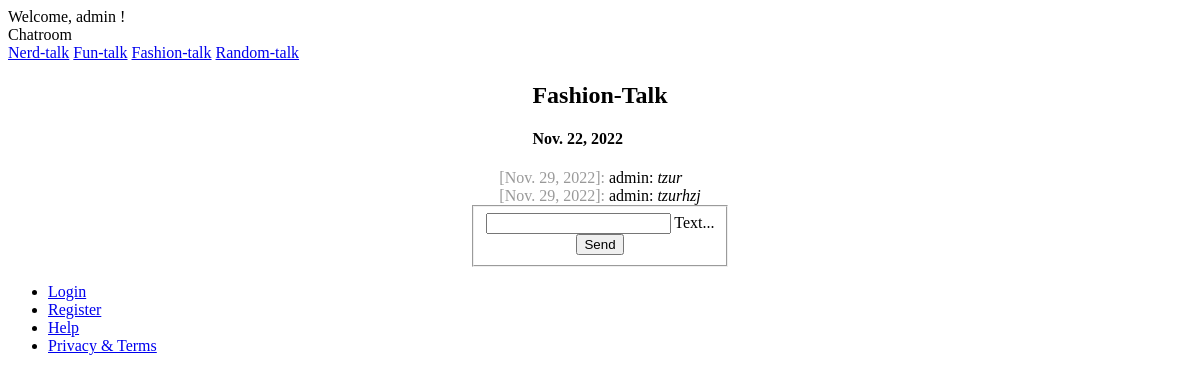
The app's page /chat/4/ (signed in) with its own data.
### chat/models.py (models this page shows)
class Chat(models.Model):
    created_at = models.DateField(default=now)
    name = models.CharField(max_length=30)

class Message(models.Model):
    text = models.CharField(max_length=500)
    created_at = models.DateField(default=now)
    chat = models.ForeignKey(Chat, on_delete=models.CASCADE)
    author = models.ForeignKey(settings.AUTH_USER_MODEL, on_delete=models.CASCADE, related_name='author_message_set')
    receiver = models.ForeignKey(settings.AUTH_USER_MODEL, on_delete=models.CASCADE, related_name='receiver_message_set')

### chat/views.py (the view, shortened to what this page needs)
# urls.py: path('', index),
@login_required(login_url='/login/')
def index(request, id=None):
    myChat = Chat.objects.get(id=get_chat_id_or_default(id))
    chatMessages = Message.objects.filter(chat__id=myChat.pk)
    return render(request, 'chat/index.html', {
        'messages': chatMessages,
        'name': myChat.name,
        'created': myChat.created_at,
        'chatId': myChat.pk,
    })

### chat/common.py (called while the page is built)
def get_chat_id_or_default(id):
    myId = int(id) if id else 2
    return myId if myId > 2 and myId < 6 else 2

### chat/templates/chat/index.html (shortened to what this page needs)
{% extends "base.html" %}
{% block content %} {% load static %}
<div class="d-flex align-items-center flex-direction-column">
  <div>
    <h2>{{ name }}</h2>
    <h4>{{ created }}</h4>
  </div>
  <div id="messageContainer">
    {% for message in messages %}
    <div>
      <span class="color-gray">[{{ message.created_at }}]:</span>
      {{ message.author }}: <i>{{ message.text }}</i>
    </div>
    {% endfor %}
  </div>
  <form onsubmit="saveMessage(); return false;" method="post">
    <fieldset
      id="fieldset"
      class="d-flex justify-content-center align-items-center flex-direction-column"
    >
      <div class="mdl-textfield mdl-js-textfield mdl-textfield--floating-label">
        <input
          class="mdl-textfield__input"
          name="message"
          type="text"
          id="messageField"
        />
        <label class="mdl-textfield__label" for="messageField">Text...</label>
      </div>
      <div>
        <button
          id="sendBtn"
          class="mdl-button mdl-js-button mdl-button--raised mdl-js-ripple-effect mdl-button--accent"
        >
          Send
        </button>
      </div>
    </fieldset>
  </form>
</div>
{% endblock %}

### templates/base.html (shortened to what this page needs)
<!DOCTYPE html>
<html lang="en">
  <head>
    <link
      rel="stylesheet"
      href="https://code.getmdl.io/1.3.0/material.indigo-pink.min.css"
    />
    {% load static %}
    <link rel="stylesheet" href="{% static 'css/style.css' %}" />
  </head>
  <body style="height: max-height: 100vh;">
    <div class="mdl-layout mdl-js-layout mdl-layout--fixed-header">
      <header class="mdl-layout__header">
        <div class="mdl-layout__header-row">
          <span class="mdl-layout-title">
            {% if request.user.is_authenticated %}
            <span>Welcome, {{ request.user.username }} !</span>
            {% else %}
            <span>Welcome! Please log in!</span>
            {% endif %}
          </span>
        </div>
      </header>
      <div class="mdl-layout__drawer">
        <span class="mdl-layout-title">Chatroom</span>
        <nav class="mdl-navigation">
          <a class="mdl-navigation__link" href="/chat/2/">Nerd-talk</a>
          <a class="mdl-navigation__link" href="/chat/3/">Fun-talk</a>
          <a class="mdl-navigation__link" href="/chat/4/">Fashion-talk</a>
          <a class="mdl-navigation__link" href="/chat/5/">Random-talk</a>
        </nav>
      </div>
      <main class="mdl-layout__content">
        <div>{% block content %} {% endblock %}</div>
      </main>
      <footer class="mdl-mini-footer mt-16">
        <div class="mdl-mini-footer__left-section">
          <ul class="mdl-mini-footer__link-list">
            <li><a href="/login/">Login</a></li>
            <li><a href="/register/">Register</a></li>
            <li><a href="#">Help</a></li>
            <li><a href="#">Privacy & Terms</a></li>
          </ul>
        </div>
      </footer>
    </div>
  </body>
</html>

### static/css/style.css (style rules this page uses)
.color-gray { color: rgba(0, 0, 0, 0.4); }
.d-flex { display: flex !important; }
.flex-direction-column { flex-direction: column; }
.justify-content-center { justify-content: center !important; }
.align-items-center { align-items: center !important; }
.mt-16 { margin-top: 16px; }

### records on screen
Chat: name "Fashion-Talk", created_at "Nov. 22, 2022"
Message: created_at "Nov. 29, 2022", author "admin", text "tzur"
Message: created_at "Nov. 29, 2022", author "admin", text "tzurhzj"

### other values on screen
{{ request.user.username }} "admin"
